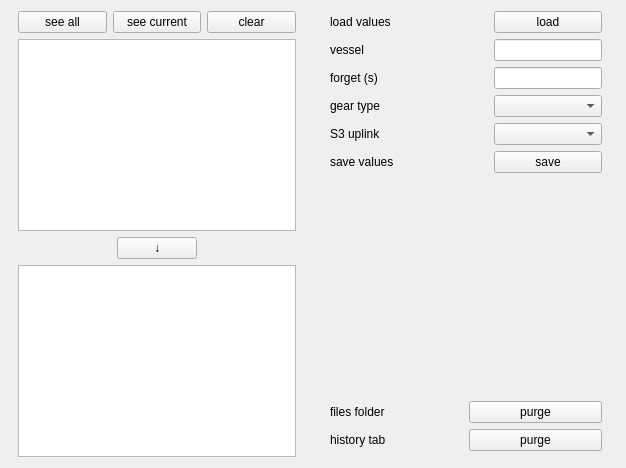
      <widget class="QWidget" name="tab_setup">
       <attribute name="title">
        <string> Setup</string>
       </attribute>
       <layout class="QHBoxLayout" name="horizontalLayout_6" stretch="0">
        <property name="leftMargin">
         <number>18</number>
        </property>
        <property name="rightMargin">
         <number>18</number>
        </property>
        <item>
         <layout class="QHBoxLayout" name="horizontalLayout_2" stretch="10,1,10">
          <item>
           <layout class="QVBoxLayout" name="verticalLayout" stretch="1,10,1,10">
            <item>
             <layout class="QHBoxLayout" name="horizontalLayout_3">
              <item>
               <widget class="QPushButton" name="btn_see_all">
                <property name="text">
                 <string>see all</string>
                </property>
               </widget>
              </item>
              <item>
               <widget class="QPushButton" name="btn_see_cur">
                <property name="text">
                 <string>see current</string>
                </property>
               </widget>
              </item>
              <item>
               <widget class="QPushButton" name="btn_known_clear">
                <property name="text">
                 <string>clear</string>
                </property>
               </widget>
              </item>
             </layout>
            </item>
            <item>
             <widget class="QListWidget" name="lst_mac_org">
              <property name="font">
               <font>
                <family>Open Sans</family>
                <pointsize>18</pointsize>
               </font>
              </property>
              <property name="selectionMode">
               <enum>QAbstractItemView::MultiSelection</enum>
              </property>
             </widget>
            </item>
            <item>
             <layout class="QHBoxLayout" name="horizontalLayout_5">
              <item>
               <spacer name="horizontalSpacer_3">
                <property name="orientation">
                 <enum>Qt::Horizontal</enum>
                </property>
                <property name="sizeHint" stdset="0">
                 <size>
                  <width>40</width>
                  <height>20</height>
                 </size>
                </property>
               </spacer>
              </item>
              <item>
               <widget class="QPushButton" name="btn_arrow">
                <property name="text">
                 <string>↓</string>
                </property>
               </widget>
              </item>
              <item>
               <spacer name="horizontalSpacer_4">
                <property name="orientation">
                 <enum>Qt::Horizontal</enum>
                </property>
                <property name="sizeHint" stdset="0">
                 <size>
                  <width>40</width>
                  <height>20</height>
                 </size>
                </property>
               </spacer>
              </item>
             </layout>
            </item>
            <item>
             <widget class="QListWidget" name="lst_mac_dst"/>
            </item>
           </layout>
          </item>
          <item>
           <spacer name="horizontalSpacer_2">
            <property name="orientation">
             <enum>Qt::Horizontal</enum>
            </property>
            <property name="sizeHint" stdset="0">
             <size>
              <width>144</width>
              <height>397</height>
             </size>
            </property>
           </spacer>
          </item>
          <item>
           <layout class="QVBoxLayout" name="verticalLayout_2" stretch="0,1,1,0">
            <property name="rightMargin">
             <number>6</number>
            </property>
            <property name="bottomMargin">
             <number>6</number>
            </property>
            <item>
             <layout class="QGridLayout" name="gridLayout_4" columnstretch="1,0">
              <item row="0" column="1">
               <widget class="QPushButton" name="btn_load_current">
                <property name="text">
                 <string>load</string>
                </property>
               </widget>
              </item>
              <item row="2" column="0">
               <widget class="QLabel" name="label_3">
                <property name="text">
                 <string>forget (s)</string>
                </property>
               </widget>
              </item>
              <item row="3" column="1">
               <widget class="QComboBox" name="cb_plot_type"/>
              </item>
              <item row="0" column="0">
               <widget class="QLabel" name="label_5">
                <property name="text">
                 <string>load values</string>
                </property>
               </widget>
              </item>
              <item row="5" column="0">
               <widget class="QLabel" name="label_4">
                <property name="text">
                 <string>save values</string>
                </property>
               </widget>
              </item>
              <item row="2" column="1">
               <widget class="QLineEdit" name="lne_forget"/>
              </item>
              <item row="3" column="0">
               <widget class="QLabel" name="label_2">
                <property name="text">
                 <string>gear type</string>
                </property>
               </widget>
              </item>
              <item row="5" column="1">
               <widget class="QPushButton" name="btn_setup_apply">
                <property name="text">
                 <string>save</string>
                </property>
               </widget>
              </item>
              <item row="1" column="0">
               <widget class="QLabel" name="label">
                <property name="text">
                 <string>vessel</string>
                </property>
               </widget>
              </item>
              <item row="1" column="1">
               <widget class="QLineEdit" name="lne_vessel"/>
              </item>
              <item row="4" column="0">
               <widget class="QLabel" name="label_8">
                <property name="text">
                 <string>S3 uplink</string>
                </property>
               </widget>
              </item>
              <item row="4" column="1">
               <widget class="QComboBox" name="cb_s3_uplink_type"/>
              </item>
             </layout>
            </item>
            <item>
             <widget class="QLabel" name="lbl_setup_result">
              <property name="text">
               <string/>
              </property>
              <property name="alignment">
               <set>Qt::AlignRight|Qt::AlignTrailing|Qt::AlignVCenter</set>
              </property>
             </widget>
            </item>
            <item>
             <spacer name="verticalSpacer_3">
              <property name="orientation">
               <enum>Qt::Vertical</enum>
              </property>
              <property name="sizeHint" stdset="0">
               <size>
                <width>20</width>
                <height>40</height>
               </size>
              </property>
             </spacer>
            </item>
            <item>
             <layout class="QGridLayout" name="gridLayout_2">
              <item row="0" column="0">
               <widget class="QLabel" name="label_6">
                <property name="text">
                 <string>files folder</string>
                </property>
               </widget>
              </item>
              <item row="2" column="0">
               <widget class="QLabel" name="label_7">
                <property name="text">
                 <string>history tab</string>
                </property>
               </widget>
              </item>
              <item row="2" column="1">
               <widget class="QPushButton" name="btn_his_purge">
                <property name="text">
                 <string>purge</string>
                </property>
               </widget>
              </item>
              <item row="0" column="1">
               <widget class="QPushButton" name="btn_dl_purge">
                <property name="text">
                 <string>purge</string>
                </property>
               </widget>
              </item>
             </layout>
            </item>
           </layout>
          </item>
         </layout>
        </item>
       </layout>
      </widget>
